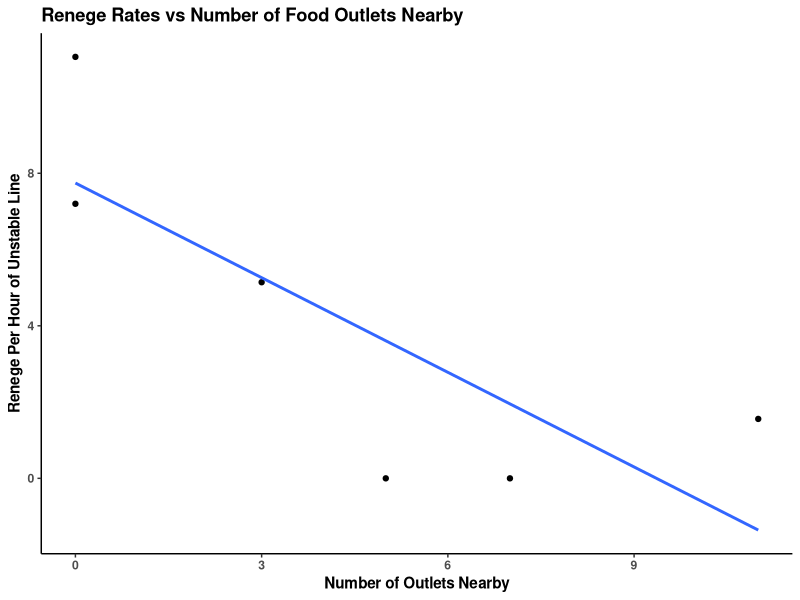

R code for this plot:
## Renege rate vs Number of Outlets

library(ggplot2)

# Renege Rates Per Hour
rr <- c(0.025974026, 0, 0, 0.184210526, 0.12, 0.085714286)*60

## Number of outlets
o <- c(11, 7, 5, 0, 0, 3)

d <- data.frame("rr" = rr, "o" = o)
 
# basic scatterplot
p <- ggplot(d, aes(x=o, y=rr)) + 
    geom_point()+
geom_smooth(method=lm, se=FALSE) +
theme_classic() +
labs(title="Renege Rates vs Number of Food Outlets Nearby", x="Number of Outlets Nearby") +
labs(y="Renege Per Hour of Unstable Line") +
theme(axis.title.x = element_text(face="bold"), axis.text.x = element_text(face="bold")) +
theme(axis.title.y = element_text(face="bold"), axis.text.y = element_text(face="bold")) +
theme(title = element_text(face="bold")) +
theme(legend.position="none")
p

lm_eqn <- function(df){
    m <- lm(o ~ rr, df);
    eq <- substitute(italic(y) == a + b %.% italic(x)*","~~italic(r)^2~"="~r2, 
         list(a = format(coef(m)[1], digits = 2),
              b = format(coef(m)[2], digits = 2),
             r2 = format(summary(m)$r.squared, digits = 3)))
    as.character(as.expression(eq));
}

lm_eqn(d)
